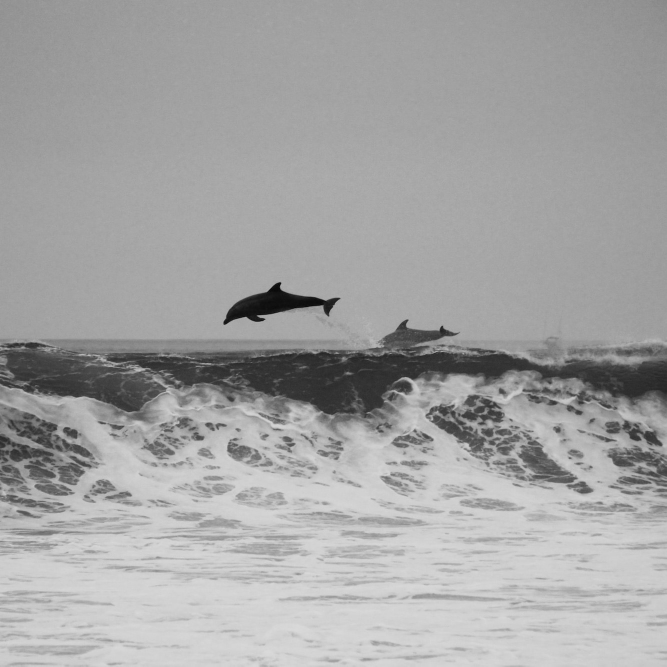
#> input picture ImageCompression_SVD_PCA/svd_img_original.jpg, 1333 x 1333 px (shown at 1/2 size)
$ python SVD_PCA_FromScratch.py
#> lines starting #> are read from the running program, lines starting #| are printed output that depends on the picture; long printed decimals are rounded

import numpy as np
import pandas as pd
import matplotlib.pyplot as plt
from sklearn.datasets import load_wine
from sklearn.preprocessing import StandardScaler
from sklearn.model_selection import train_test_split
import time

wine_data = load_wine()
wine_df = pd.DataFrame(wine_data.data, columns=wine_data.feature_names)
print(wine_df.head())

# No missing values?
missing_values = wine_df.isnull().sum()

# Feature scaling (Standardization)
scaler = StandardScaler()
scaled_wine_data = scaler.fit_transform(wine_df)

# Splitting the data
X_train, X_test = train_test_split(scaled_wine_data, test_size=0.2, random_state=42)
missing_values, X_train[:5], X_test[:5]

def pca_from_scratch(X, n_components):
    """
    Implement PCA from scratch.
    X: ndarray, the data
    n_components: int, number of principal components to keep
    """
    cov_matrix = np.cov(X, rowvar=False)

    eigenvalues, eigenvectors = np.linalg.eigh(cov_matrix)

    sorted_index = np.argsort(eigenvalues)[::-1]
    sorted_eigenvalues = eigenvalues[sorted_index]
    sorted_eigenvectors = eigenvectors[:, sorted_index]

    selected_eigenvectors = sorted_eigenvectors[:, :n_components]

    transformed_data = np.dot(X, selected_eigenvectors)

    return transformed_data, sorted_eigenvalues, sorted_eigenvectors

dummytest = np.array([[1, 2, 3], [4, 5, 6], [7, 8, 9]])
pca_result, eigenvalues, eigenvectors = pca_from_scratch(dummytest, 2)
pca_result, eigenvalues, eigenvectors

pca_transformed_train, eigenvalues, eigenvectors = pca_from_scratch(X_train, 2)
print("Shape of reduced Wine data:", pca_transformed_train.shape)

# first two features of the original (scaled) training data
plt.figure(figsize=(10, 6))
plt.scatter(X_train[:, 0], X_train[:, 1], c='blue', label='Original Data')
plt.xlabel('First Feature')
plt.ylabel('Second Feature')
plt.title('First Two Features of Original (Scaled) Data')
plt.legend()
plt.show()

# compressed data
plt.figure(figsize=(10, 6))
plt.scatter(pca_transformed_train[:, 0], pca_transformed_train[:, 1], c='red', label='PCA Compressed Data')
plt.xlabel('First Principal Component')
plt.ylabel('Second Principal Component')
plt.title('Data Compressed with PCA')
plt.legend()
plt.show()

def svd_from_scratch(X, k):
    """
    Implement Singular Value Decomposition from scratch.
    X: ndarray, the data
    k: int, number of singular values to keep
    """
    covariance_matrix = np.dot(X.T, X) / (X.shape[0] - 1)
    eigenvalues, eigenvectors = np.linalg.eigh(covariance_matrix)

    sorted_index = np.argsort(eigenvalues)[::-1]
    selected_eigenvectors = eigenvectors[:, sorted_index[:k]]
    singular_values = np.sqrt(sorted(eigenvalues, reverse=True)[:k])

    S = np.diag(singular_values)
    U = np.dot(X, selected_eigenvectors)
    U = U / np.linalg.norm(U, axis=0)

    return U, S, selected_eigenvectors.T

U, S, Vt = svd_from_scratch(X_train, 2)
U.shape, S.shape, Vt.shape


# compressed data with SVD
plt.figure(figsize=(10, 6))
plt.scatter(U[:, 0], U[:, 1], c='green', label='SVD Compressed Data')
plt.xlabel('First Singular Vector')
plt.ylabel('Second Singular Vector')
plt.title('Data Compressed with SVD')
plt.legend()
plt.show()
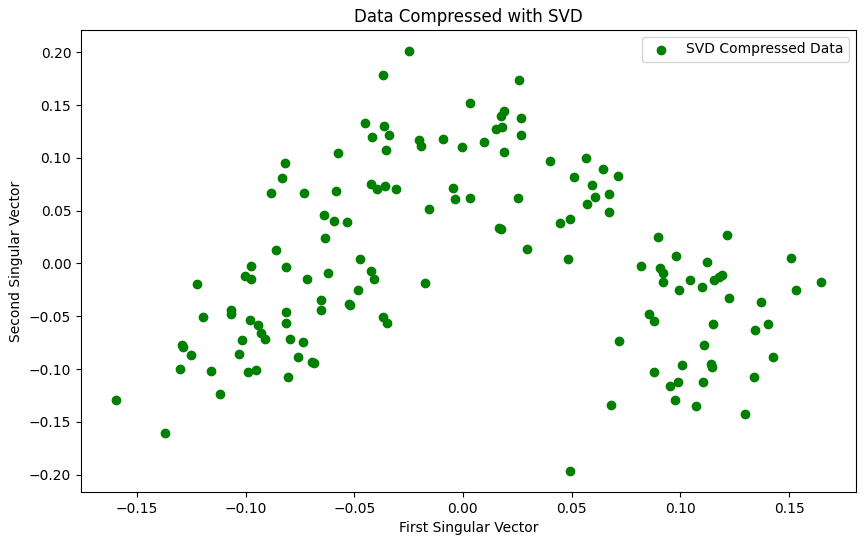
#> figure drawn by matplotlib, 1 panel

# Measuring time and reconstruction error for PCA
start_time_pca = time.time()
pca_transformed_data_test = np.dot(X_test, eigenvectors[:, :2])
pca_reconstructed_data_test = np.dot(pca_transformed_data_test, eigenvectors[:, :2].T)
pca_reconstruction_error_test = np.mean((X_test - pca_reconstructed_data_test) ** 2)
end_time_pca = time.time()
pca_time = end_time_pca - start_time_pca

# Measuring time and reconstruction error for SVD
start_time_svd = time.time()
svd_transformed_data_test = np.dot(X_test, Vt.T)
svd_reconstructed_data_test = np.dot(svd_transformed_data_test, Vt)
svd_reconstruction_error_test = np.mean((X_test - svd_reconstructed_data_test) ** 2)
end_time_svd = time.time()
svd_time = end_time_svd - start_time_svd

print("PCA Reconstruction Error on Test Set:", pca_reconstruction_error_test)
print("PCA Time Taken:", pca_time)
print("SVD Reconstruction Error on Test Set:", svd_reconstruction_error_test)
print("SVD Time Taken:", svd_time)


from PIL import Image
import numpy as np
import matplotlib.pyplot as plt

def im2gnp(image):
    return np.array(image.convert('L'))

def imshow_gray(im, ax=None):
    if ax is None:
        f = plt.figure()
        ax = plt.axes()
    ax.imshow(im, interpolation='nearest', cmap=plt.get_cmap('gray'))

# Load and resize
original_image_path = "svd_img_original.jpg"
original_image = Image.open(original_image_path)
#> original_image is the input picture: PIL image 1333x1333 RGB; min 0, max 220, mean 163.6
resize_dims = (300, 300)
resized_image = original_image.resize(resize_dims)
resized_image_np = im2gnp(resized_image)

# Compression: SVD from scratch
def compress_image(I, k):
#> called with k = 50
    U, S, VT = np.linalg.svd(I, full_matrices=False)
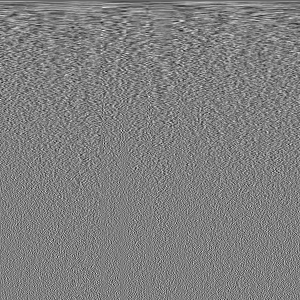
#> VT: shape (300, 300) float64; min -0.28, max 0.279, mean -0.000202; drawn with min black and max white
#> S = 300 values, max 49859.3 at index 0, min 0.00113 at index 299, mean 306.5
    Uk = U[:, :k]
    VkT = VT[:k, :]
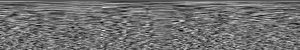
#> VkT: shape (50, 300) float64; min -0.222, max 0.279, mean -0.00121; drawn with min black and max white
    return S, Uk, VkT

# Metrics + Reconstruction
def sizeof_image(I):
    return np.size(I)

def sizeof_compressed_image(S, U, Vt):
    k = U.shape[1]
    return 8 * (U.size + Vt.size + k)

def compression_error(S, k):
    return np.sqrt(np.sum(S[k:] ** 2) / np.sum(S ** 2))

def uncompress_image(S, U, Vt):
    k = U.shape[1]
    S_diag = np.diag(S[:k])
    return np.dot(U, np.dot(S_diag, Vt))

# Find best k
def find_rank(rel_err_target, Sigma):
    sigma_sq = np.sum(Sigma**2)
    cumsum = np.flip(np.cumsum(np.flip(Sigma**2)))
    target = np.argmin(np.sqrt(cumsum / sigma_sq) >= rel_err_target)
    return target

# Compression
k = 50  # Starting value
Sigma, Uk, VkT = compress_image(resized_image_np, k)
#> Sigma has the same summary as S in compress_image

# Metrics
original_pixels = sizeof_image(resized_image_np)
#> original_pixels = 90000
compressed_pixels = sizeof_compressed_image(Sigma, Uk, VkT)
#> compressed_pixels = 240400
compression_ratio = original_pixels / compressed_pixels
#> compression_ratio = 0.374
error = compression_error(Sigma, k)
#> error = 0.0204

print(f"Size of the original image  for Dolphins Image: {original_pixels} pixels")
#| Size of the original image  for Dolphins Image: 90000 pixels
print(f"Size of the compressed image  for Dolphins Image: {compressed_pixels} pixels")
#| Size of the compressed image  for Dolphins Image: 240400 pixels
print(f"Compression Ratio  for Dolphins Image: {compression_ratio}")
#| Compression Ratio  for Dolphins Image: 0.3744
print(f"Reconstruction Error for Dolphins Image: {error}")
#| Reconstruction Error for Dolphins Image: 0.02037

# Reconstruct
reconstructed_image = uncompress_image(Sigma, Uk, VkT)
#> in uncompress_image, `return np.dot(U, np.dot(S_diag, Vt))`:
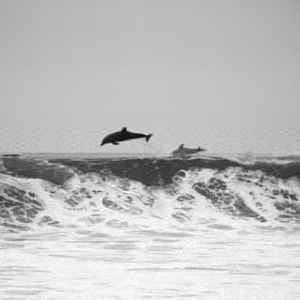
#> returned value: shape (300, 300) float64; min -7.27, max 220.3, mean 163.6; drawn with min black and max white

# Compare original - reconstructed
fig, axs = plt.subplots(1, 2, figsize=(10, 10))
imshow_gray(resized_image_np, ax=axs[0])
axs[0].set_title('Dolphins Original Image')
imshow_gray(reconstructed_image, ax=axs[1])
axs[1].set_title('Dolphins Reconstructed Image')
plt.show()

# Find best k
rel_err_target = 0.10  # 10% error
optimal_k = find_rank(rel_err_target, Sigma)
#> in find_rank, `sigma_sq = np.sum(Sigma**2)`: sigma_sq = 2.52e+09
#> in find_rank, `cumsum = np.flip(np.cumsum(np.flip(Sigma**2)))`: cumsum = 300 values, max 2.52e+09 at index 0, min 1.28e-06 at index 299, mean 9580620.7
#> in find_rank, `target = np.argmin(np.sqrt(cumsum / sigma_sq) >= rel_err_target)`: target = 3
#> optimal_k = 3
print(f"Optimal k for {rel_err_target*100}% error in Dolphins Image is {optimal_k}")
#| Optimal k for 10.0% error in Dolphins Image is 3


new_image_path = "svd_original.jpg"
new_image = Image.open(new_image_path)
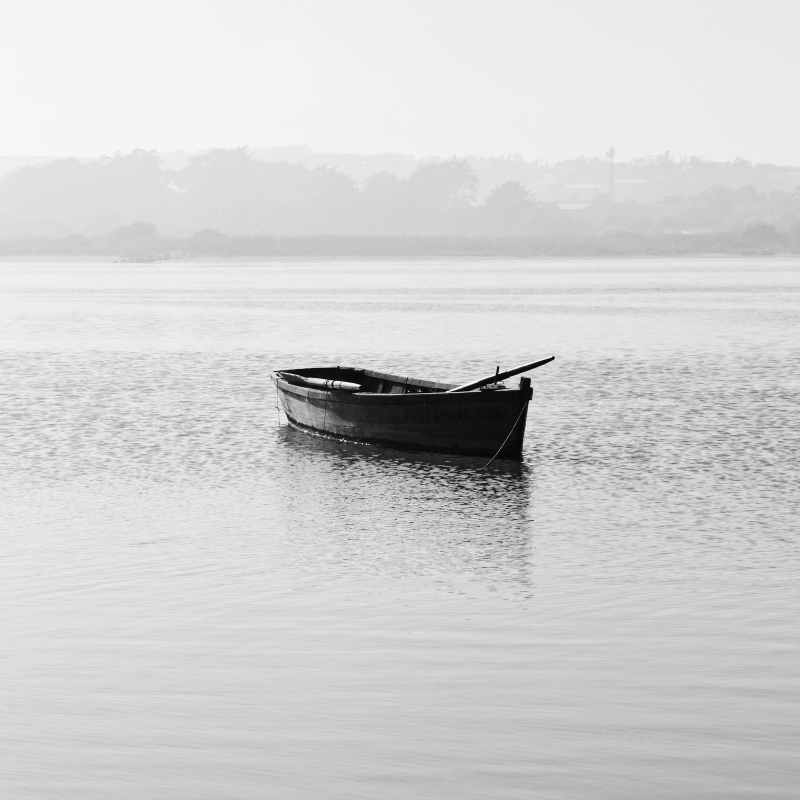
#> input picture ImageCompression_SVD_PCA/svd_original.jpg, 4000 x 4000 px (shown at 1/5 size)
#> new_image is the input picture: PIL image 4000x4000 RGB; mean R, G, B 209.6, 209.6, 209.6
new_resized_image = new_image.resize(resize_dims)
new_resized_image_np = im2gnp(new_resized_image)

new_Sigma, new_Uk, new_VkT = compress_image(new_resized_image_np, k)
#> call 2 of compress_image, with k = 50
#> in compress_image (call 2), `U, S, VT = np.linalg.svd(I, full_matrices=False)`:
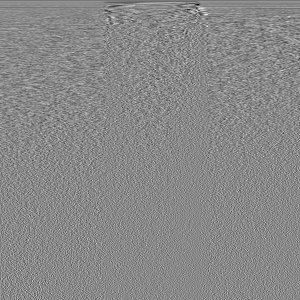
#> VT: shape (300, 300) float64; min -0.46, max 0.397, mean -0.000204; drawn with min black and max white
#> in compress_image (call 2), `U, S, VT = np.linalg.svd(I, full_matrices=False)`: S = 300 values, max 63373.4 at index 0, min 0.0565 at index 299, mean 310.9
#> in compress_image (call 2), `VkT = VT[:k, :]`:
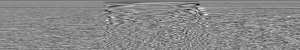
#> VkT: shape (50, 300) float64; min -0.46, max 0.397, mean -0.00122; drawn with min black and max white
#> new_Sigma has the same summary as S in compress_image

new_original_pixels = sizeof_image(new_resized_image_np)
#> new_original_pixels = 90000
new_compressed_pixels = sizeof_compressed_image(new_Sigma, new_Uk, new_VkT)
#> new_compressed_pixels = 240400
new_compression_ratio = new_original_pixels / new_compressed_pixels
#> new_compression_ratio = 0.374
new_error = compression_error(new_Sigma, k)
#> new_error = 0.00938

print(f"Size of the Boat image: {new_original_pixels} pixels")
#| Size of the Boat image: 90000 pixels
print(f"Size of the Boat compressed image: {new_compressed_pixels} pixels")
#| Size of the Boat compressed image: 240400 pixels
print(f"Compression Ratio for Boat image: {new_compression_ratio}")
#| Compression Ratio for Boat image: 0.3744
print(f"Reconstruction Error for Boat image: {new_error}")
#| Reconstruction Error for Boat image: 0.009385

new_reconstructed_image = uncompress_image(new_Sigma, new_Uk, new_VkT)

fig, axs = plt.subplots(1, 2, figsize=(10, 10))
imshow_gray(new_resized_image_np, ax=axs[0])
axs[0].set_title('Boat Original Image')
imshow_gray(new_reconstructed_image, ax=axs[1])
axs[1].set_title('Boat Reconstructed Image')
plt.show()

new_optimal_k = find_rank(rel_err_target, new_Sigma)
#> new_optimal_k = 2
print(f"Optimal k for {rel_err_target*100}% error in Boat image is {new_optimal_k}")
#| Optimal k for 10.0% error in Boat image is 2
